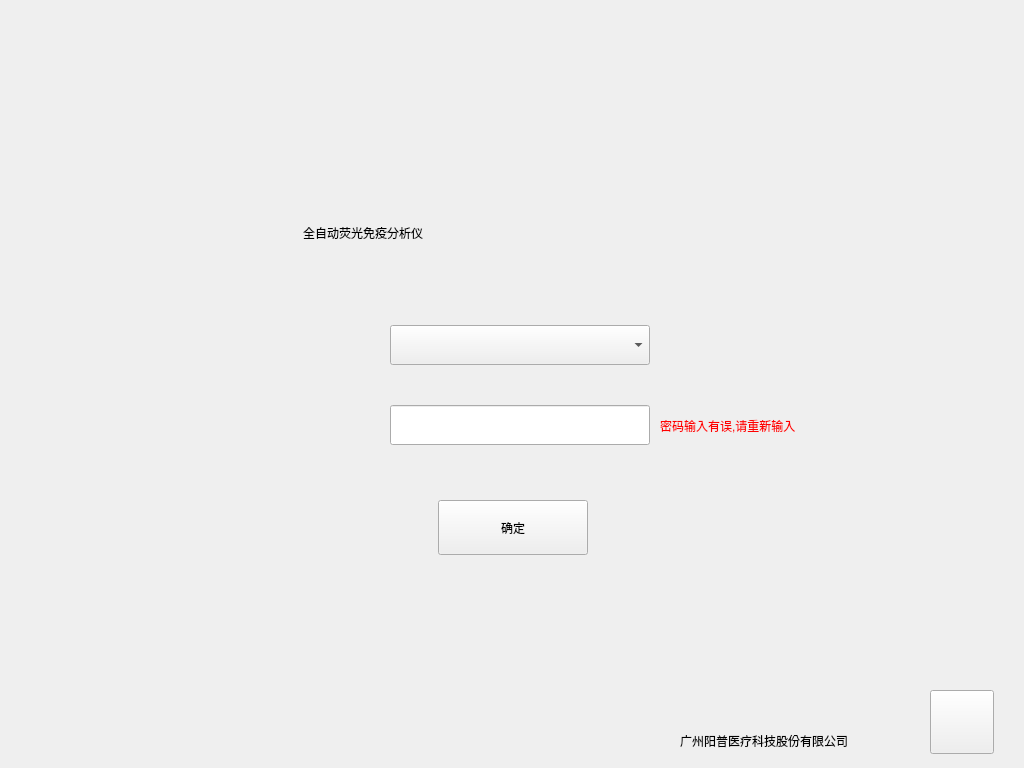
<?xml version="1.0" encoding="UTF-8"?>
<ui version="4.0">
 <class>LoginDlg</class>
 <widget class="QWidget" name="LoginDlg">
  <property name="geometry">
   <rect>
    <x>0</x>
    <y>0</y>
    <width>1024</width>
    <height>768</height>
   </rect>
  </property>
  <property name="focusPolicy">
   <enum>Qt::NoFocus</enum>
  </property>
  <property name="windowTitle">
   <string>Form</string>
  </property>
  <property name="styleSheet">
   <string notr="true"/>
  </property>
  <widget class="QLabel" name="lb_Login_User">
   <property name="geometry">
    <rect>
     <x>330</x>
     <y>320</y>
     <width>48</width>
     <height>48</height>
    </rect>
   </property>
   <property name="styleSheet">
    <string notr="true"/>
   </property>
   <property name="text">
    <string/>
   </property>
  </widget>
  <widget class="QLabel" name="lb_Login_Pwd">
   <property name="geometry">
    <rect>
     <x>330</x>
     <y>400</y>
     <width>48</width>
     <height>48</height>
    </rect>
   </property>
   <property name="styleSheet">
    <string notr="true"/>
   </property>
   <property name="text">
    <string/>
   </property>
  </widget>
  <widget class="QComboBox" name="comboBox">
   <property name="geometry">
    <rect>
     <x>390</x>
     <y>325</y>
     <width>260</width>
     <height>40</height>
    </rect>
   </property>
  </widget>
  <widget class="QPushButton" name="pb_Login_Ok">
   <property name="geometry">
    <rect>
     <x>438</x>
     <y>500</y>
     <width>150</width>
     <height>55</height>
    </rect>
   </property>
   <property name="text">
    <string>确定</string>
   </property>
  </widget>
  <widget class="QLineEdit" name="le_Login_Pwd">
   <property name="geometry">
    <rect>
     <x>390</x>
     <y>405</y>
     <width>260</width>
     <height>40</height>
    </rect>
   </property>
   <property name="focusPolicy">
    <enum>Qt::StrongFocus</enum>
   </property>
  </widget>
  <widget class="QPushButton" name="pb_Login_Poweroff">
   <property name="geometry">
    <rect>
     <x>930</x>
     <y>690</y>
     <width>64</width>
     <height>64</height>
    </rect>
   </property>
   <property name="text">
    <string/>
   </property>
  </widget>
  <widget class="QLabel" name="lb_Login_Note">
   <property name="geometry">
    <rect>
     <x>660</x>
     <y>415</y>
     <width>271</width>
     <height>21</height>
    </rect>
   </property>
   <property name="styleSheet">
    <string notr="true">color: rgb(255, 0, 0);</string>
   </property>
   <property name="text">
    <string>密码输入有误,请重新输入</string>
   </property>
  </widget>
  <widget class="QLabel" name="lb_Login_Company">
   <property name="geometry">
    <rect>
     <x>680</x>
     <y>730</y>
     <width>221</width>
     <height>21</height>
    </rect>
   </property>
   <property name="styleSheet">
    <string notr="true"/>
   </property>
   <property name="text">
    <string>广州阳普医疗科技股份有限公司</string>
   </property>
  </widget>
  <widget class="QLabel" name="lb_Login_Title">
   <property name="geometry">
    <rect>
     <x>303</x>
     <y>197</y>
     <width>451</width>
     <height>71</height>
    </rect>
   </property>
   <property name="text">
    <string>全自动荧光免疫分析仪</string>
   </property>
  </widget>
 </widget>
 <resources/>
 <connections/>
</ui>
